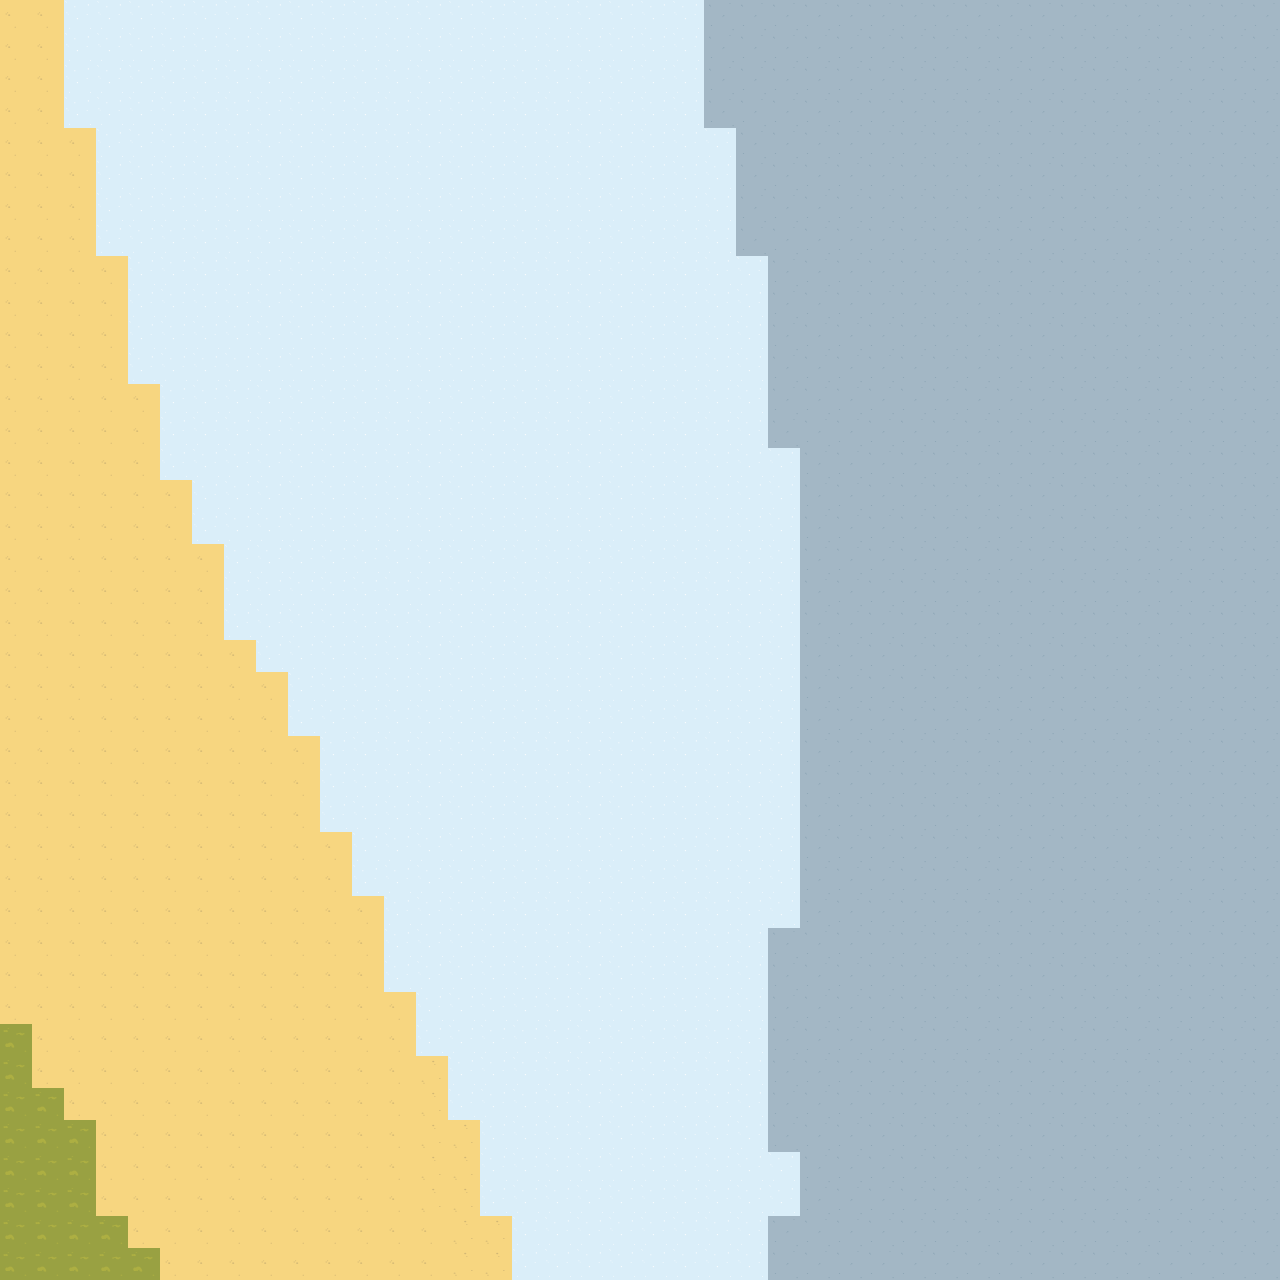

Rendered tile map (Tiled .tmx) drawn with the repository's tilesets; below, a short description and the map source with its tile grids summarised:
An orthogonal 40x40 tile map with 32x32 px tiles, 3 tile layers (bg, colide, toFade).

<map version="1.10" tiledversion="1.11.0" orientation="orthogonal" renderorder="left-down" width="40" height="40" tilewidth="32" tileheight="32" infinite="0" nextlayerid="5" nextobjectid="1">
 <tileset firstgid="1" source="map-new-side.tsx" />
 <layer id="1" name="bg" width="40" height="40" locked="1">
  <data>[1600 cells, 1600 non-empty, 5 distinct tile ids]</data>
 </layer>
 <layer id="3" name="colide" width="40" height="40" locked="1">
  <data>[1600 cells, 0 non-empty, 0 distinct tile ids]</data>
 </layer>
 <layer id="2" name="toFade" width="40" height="40" locked="1">
  <data>[1600 cells, 0 non-empty, 0 distinct tile ids]</data>
 </layer>
</map>
